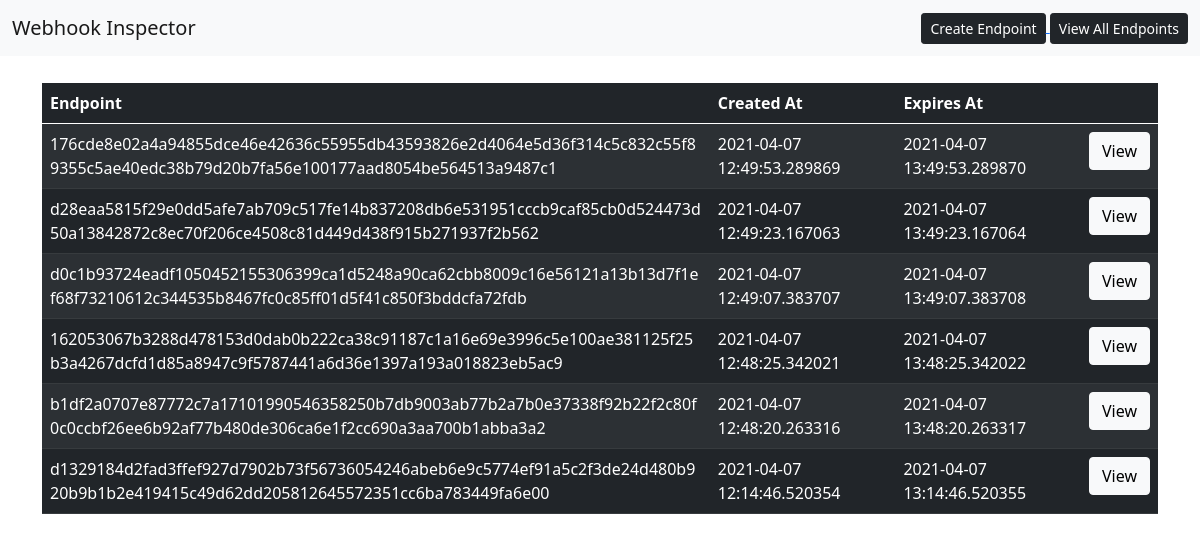
/list-endpoints, run on the app's committed database.
### app.py (models this page shows, shortened)
class Endpoints(db.Model):
    __tablename__ = 'endpoints'
    endpoint_id = db.Column(db.Integer, primary_key=True)
    endpoint = db.Column(db.String(256))
    single_use = db.Column(db.String(3))
    status = db.Column(db.String(8))
    expires_at = db.Column(db.DateTime)
    created_at = db.Column(db.DateTime)

### app.py (the view)
@app.route('/list-endpoints', methods=['GET'])
def list_endpoints():
    try:
        endpoint = Endpoints.query.order_by(desc(Endpoints.endpoint_id)).all()
        return render_template('show_all_endpoints.html', all_endpoints = endpoint)
    except Exception as e:
        return render_template('error.html', error = e)

### templates/show_all_endpoints.html (shortened to what this page needs)
{% extends 'base.html' %}
{% block body %}
    <div class="container">
        {% if all_endpoints|length() < 1  %}
            <div class="card" style="margin-top: 20pt;">
                <div style="text-align: center;">
                    No Endpoints exists in the Database. Go ahead and create one from the button on the Top.
                </div>
            </div>
        {% else %}
            <table class="table table-dark table-striped" style="margin-top: 20pt;">
                <thead>
                    <tr>
                        <th >Endpoint</th>
                        <th>Created At</th>
                        <th>Expires At</th>
                        <th></th>
                    </tr>
                </thead>
                <tbody class="table-hover">
                    {% for data in all_endpoints %}
                    <tr>
                        <td style ="word-break:break-all;">{{ data.endpoint }}</td>
                        <td>{{ data.created_at }}</td>
                        <td>{{ data.expires_at }}</td>
                        <td>
                            <a class="btn btn-light" href="/endpoint-details/{{data.endpoint}}">
                                View
                            </a>
                        </td>
                    </tr>
                    {% endfor %}
                </tbody>
            </table>
        {% endif %}
    </div>
{% endblock %}

### templates/base.html (shortened to what this page needs)
<!DOCTYPE html>
<html lang="en">
<head>
    <link rel="stylesheet" href="{{ url_for('static', filename='css/main.css') }}">
    <link href="https://cdn.jsdelivr.net/npm/bootstrap@5.0.0-beta3/dist/css/bootstrap.min.css" rel="stylesheet">
</head>
<body>
    <div>
        <nav class="navbar navbar-expand-lg navbar-light bg-light">
            <div class="container-fluid">
                <a class="navbar-brand" href="/">Webhook Inspector</a>
                <div style="float: right;">
                    <a href="/create-endpoint">
                        <button type="button" class="btn btn-dark btn-sm">Create Endpoint</button>
                    </a>
                    <a href="/list-endpoints">
                        <button type="button" class="btn btn-dark btn-sm">View All Endpoints</button>
                    </a>
                </div>
            </div>
          </nav>
    </div>
    {% block body %} {% endblock %}
</body>
</html>

### static/css/main.css (style rules this page uses)
body { font-family: sans-serif; font-size: 5px; }

### data on the page
Endpoints: endpoint "176cde8e02a4a94855dce46e42636c55955db43593826e2d4064e5d36f314c5c832c55f89355c5ae40edc38b79d20b7fa56e100177aad8054be564513a9487c1", created_at "2021-04-07 12:49:53.289869", expires_at "2021-04-07 13:49:53.289870"
Endpoints: endpoint "d28eaa5815f29e0dd5afe7ab709c517fe14b837208db6e531951cccb9caf85cb0d524473d50a13842872c8ec70f206ce4508c81d449d438f915b271937f2b562", created_at "2021-04-07 12:49:23.167063", expires_at "2021-04-07 13:49:23.167064"
Endpoints: endpoint "d0c1b93724eadf1050452155306399ca1d5248a90ca62cbb8009c16e56121a13b13d7f1ef68f73210612c344535b8467fc0c85ff01d5f41c850f3bddcfa72fdb", created_at "2021-04-07 12:49:07.383707", expires_at "2021-04-07 13:49:07.383708"
Endpoints: endpoint "162053067b3288d478153d0dab0b222ca38c91187c1a16e69e3996c5e100ae381125f25b3a4267dcfd1d85a8947c9f5787441a6d36e1397a193a018823eb5ac9", created_at "2021-04-07 12:48:25.342021", expires_at "2021-04-07 13:48:25.342022"
Endpoints: endpoint "b1df2a0707e87772c7a17101990546358250b7db9003ab77b2a7b0e37338f92b22f2c80f0c0ccbf26ee6b92af77b480de306ca6e1f2cc690a3aa700b1abba3a2", created_at "2021-04-07 12:48:20.263316", expires_at "2021-04-07 13:48:20.263317"
Endpoints: endpoint "d1329184d2fad3ffef927d7902b73f56736054246abeb6e9c5774ef91a5c2f3de24d480b920b9b1b2e419415c49d62dd205812645572351cc6ba783449fa6e00", created_at "2021-04-07 12:14:46.520354", expires_at "2021-04-07 13:14:46.520355"
